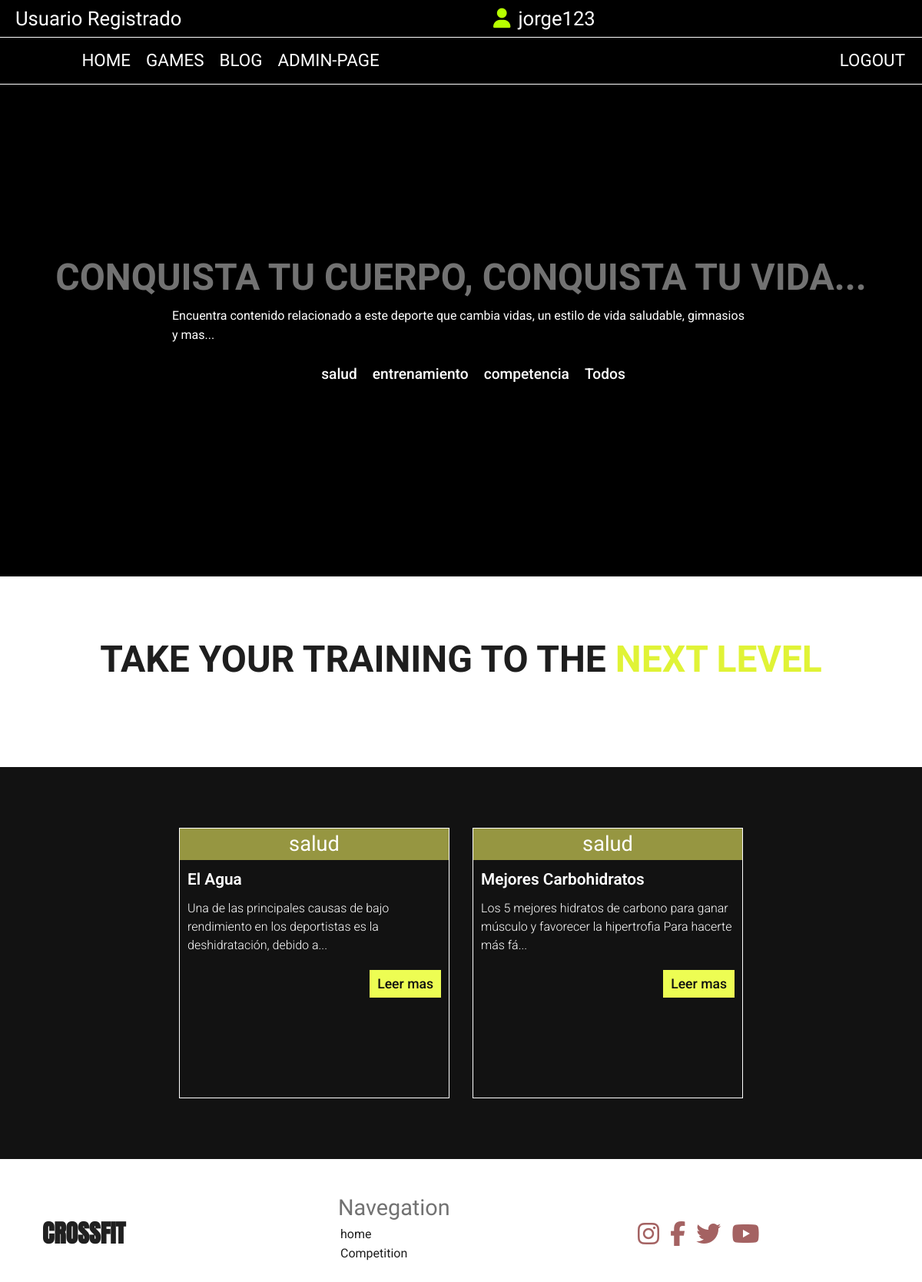
The page /blog/?q=salud (signed in) on the database its author committed.
### CrossfitApp/models.py (models this page shows, shortened)
class Blog_type(models.Model):
    name = models.CharField(max_length=50)
    def __str__(self):
        return self.name

class Blog(models.Model):
    title = models.CharField(max_length=100)
    subtitle = models.CharField(max_length=200)
    text = models.TextField()
    category = models.ForeignKey(Blog_type, on_delete=models.CASCADE)

### CrossfitApp/views.py (the view)
# urls.py: 2. Add a URL to urlpatterns:  path('blog/', include('blog.urls'))
@login_required
def blog(request):
    query = request.GET.get('q')
    if query != None:
        blog_list = Blog.objects.filter(category__name = query)
    else:
        blog_list = Blog.objects.all()
    blog_type = Blog_type.objects.all()
    print(query)
    return render(request, "blog.html" ,{"blog_list": blog_list, "blog_types": blog_type})

### CrossfitApp/templates/blog.html (shortened to what this page needs)
{% extends 'pageTemplate/page.html' %}
{% load static %}
{% block content %}
<section>
    <div class="blogContainer">
        <h1>CONQUISTA TU CUERPO, CONQUISTA TU VIDA...</h1>
        <div class="blogTextAreaContainer">
            <b>Encuentra contenido relacionado a este deporte que cambia vidas, un estilo de vida saludable, gimnasios y mas... </b>
            <div class="buscadorContainer">
                <ul>
                    {% for blog_type in blog_types%}
                    <li><a href="{% url 'blog'%}?q={{blog_type}}">{{blog_type}}</a></li>
                    {% endfor %}
                    <li><a href="{% url 'blog' %}">Todos</a></li>
                </ul>
            </div>
        </div>
    </div>
    <div class="blogFraseContainer">
        <b>TAKE YOUR TRAINING TO THE <span>NEXT LEVEL</span></b>
    </div>
    <div class="blogPostContainer">
        {% for blog in blog_list %}
        <div class="PostItemContainer">
            <span class="tipoPost" style="background-color: rgb(150, 150, 65);">{{blog.category}}</span>
            <b class="tituloPost">{{blog.title}}</b>
            <p class="textoPost">{{ blog.text|slice:":100" }}... </p>
            <div class="btnAreaContainer">
                <button class="btnBlogDetail" style="background-color: #edfd53; border: none; padding: 5px 10px;">
                    <a href="{% url 'blogDetail' blog.id %}" style="color: #101010; text-decoration: none; font-weight: 500;" >Leer mas</a></button>
            </div>
        </div>
        {% endfor %}
        </div>
</section>
{% endblock content %}

### CrossfitApp/templates/pageTemplate/navbar.html (shortened to what this page needs)
<div class="container-user">
        <div class="row">
          <div class="col">
            <p class="navbar-user">Usuario Registrado</p>
          </div>
          <div class="col">
            <p class="navbar-username"><a href="{% url 'about' %}"><i class="fa-solid fa-user" style="color: #b7ff00; margin: 0px 10px;"></i></a>{{request.user}}</p>
          </div>
        </div>
      </div>
    <nav class="navbar navbar-m navbar-expand-lg navbar-light">
        <div class="container-fluid">
          <a class="navbar-brand" href="#">Navbar</a>
          <div class="collapse navbar-collapse" id="navbarNavAltMarkup">
            <div class="navbar-nav">
              <a class="nav-link-m active" aria-current="page" href="{% url 'homepage' %}">HOME</a>
              <a class="nav-link-m" href="{% url 'competition' %}">GAMES</a>
              <a class="nav-link-m" href="{% url 'blog' %}">BLOG</a>
              {% if request.user.is_staff %}
              <a class="nav-link-m" href="{% url 'adminpage' %}">ADMIN-PAGE</a>
              {% endif %}
            </div>
          </div>
          <a class="nav-link-m" href="{% url 'logout' %}">LOGOUT</a>
        </div>
      </nav>

### CrossfitApp/static/style.css (style rules this page uses)
* { margin: 0; padding: 0; box-sizing: border-box; }
.nav-link-m { font-family: "teko", sans-serif; font-weight: 400; text-decoration: none; font-size: 1.4rem; margin: 5px 10px; color: #fff; }
.navbar-m { background-color: #000; border-bottom: 1px solid #fff; border-top: 1px solid #fff; }
.navbar-user { font-family: "teko", sans-serif; font-weight: 400; margin: 5px 20px; font-size: 1.6rem; color: #fff; }
.navbar-username { font-family: "teko", sans-serif; font-weight: 400; margin: 5px 20px; color: #fff; font-size: 1.6rem; }
.container-user { background-color: #000; }
.blogContainer { width: 100%; height: 40rem; display: flex; justify-content: center; align-items: center; flex-wrap: wrap; flex-direction: column; background-color: #000; padding: 4rem 0px; }
.blogContainer h1 { font-family: "teko", sans-serif; font-size: 3rem; font-weight: 600; color: #727272; transition: 0.2s ease; }
.blogContainer b { font-family: "Roboto", sans-serif; font-size: 1rem; font-weight: 400; color: #fff; }
.blogTextAreaContainer { width: 47rem; height: auto; }
.buscadorContainer { width: 100%; height: 5rem; display: flex; justify-content: center; align-items: center; flex-wrap: wrap; }
.buscadorContainer ul { list-style: none; display: flex; margin: 20px 0px; }
.buscadorContainer ul li a { font-family: "Roboto", sans-serif; font-weight: 500; font-size: 1.2rem; text-decoration: none; margin: 5px 10px; color: #fff; transition: 0.2s ease; }
.blogFraseContainer { width: 100%; height: auto; display: flex; justify-content: center; align-items: center; flex-wrap: wrap; }
.blogFraseContainer b { font-family: 'teko', sans-serif; font-weight: 600; font-size: 3rem; color: #1e1e1e; padding: 4.5rem 0px; transition: 0.2s ease; }
.blogFraseContainer span { color: #e0f336; }
.blogPostContainer { width: 100%; height: auto; display: flex; justify-content: center; align-items: center; flex-wrap: wrap; background-color: #121212; padding: 4rem; margin: 2rem 0px; }
.PostItemContainer { width: 22rem; height: 22rem; border: 1px solid white; margin: 15px; }
.tipoPost { background-color: #645CBB; color: #fff; font-family: "teko", sans-serif; font-weight: 400; font-size: 1.7rem; display: block; text-align: center; margin-bottom: 10px; }
.tituloPost { color: #fff; font-family: "Roboto", sans-serif; font-weight: 600; font-size: 1.3rem; margin:20px 10px; }
.textoPost { color: #fff; font-family: "Roboto", sans-serif; font-weight: 300; font-size: 1rem; margin:10px; }
.btnAreaContainer { width: 100%; height: auto; display: flex; justify-content: right; align-items: center; }
.btnAreaContainer button { background-color: #fff; color: black; margin: 10px ; font-family: "Roboto", sans-serif; font-size: 1.1rem; border: none; }

### rows shown on the page
Blog_type: name "salud"
Blog_type: name "entrenamiento"
Blog_type: name "competencia"
Blog: category "salud", title "El Agua", text "Una de las principales causas de bajo rendimiento en los deportistas es la deshidratación, debido a"
Blog: category "salud", title "Mejores Carbohidratos", text "Los 5 mejores hidratos de carbono para ganar músculo y favorecer la hipertrofia Para hacerte más fá"

### other values the page prints
{{ request.user }} "jorge123"
